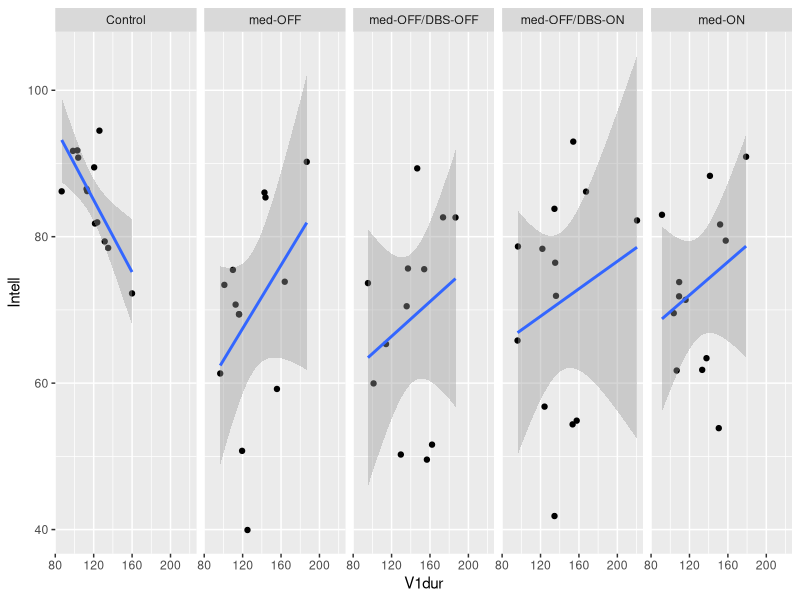
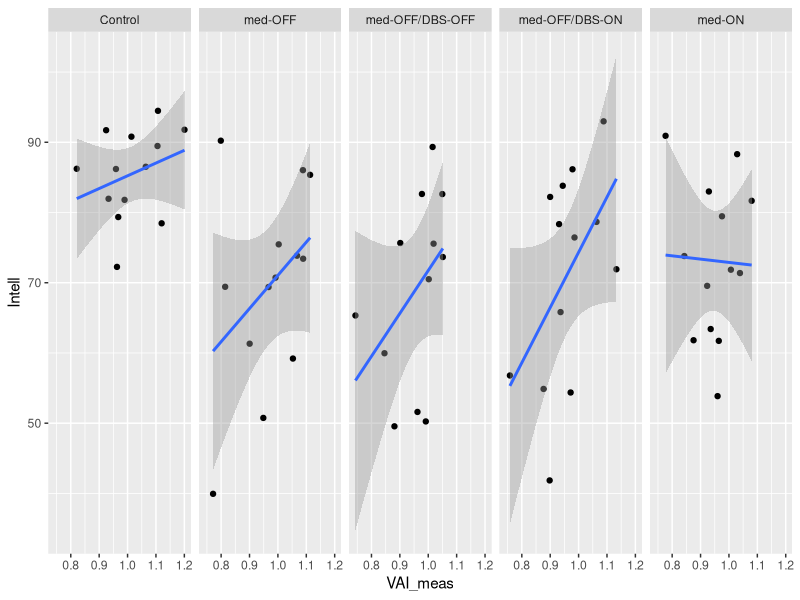
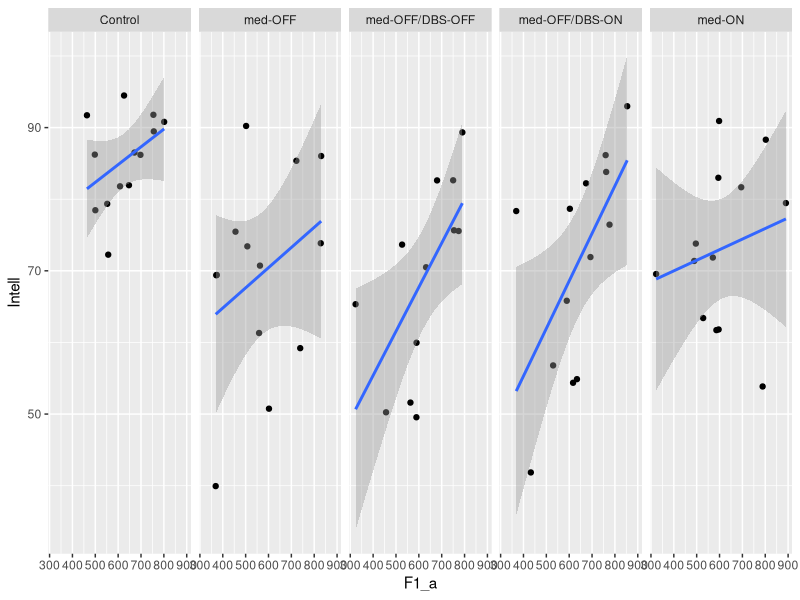
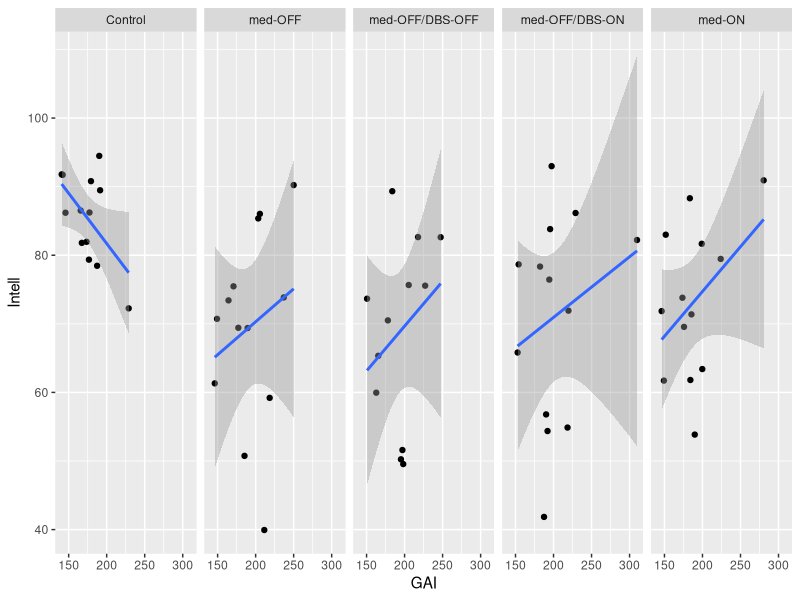
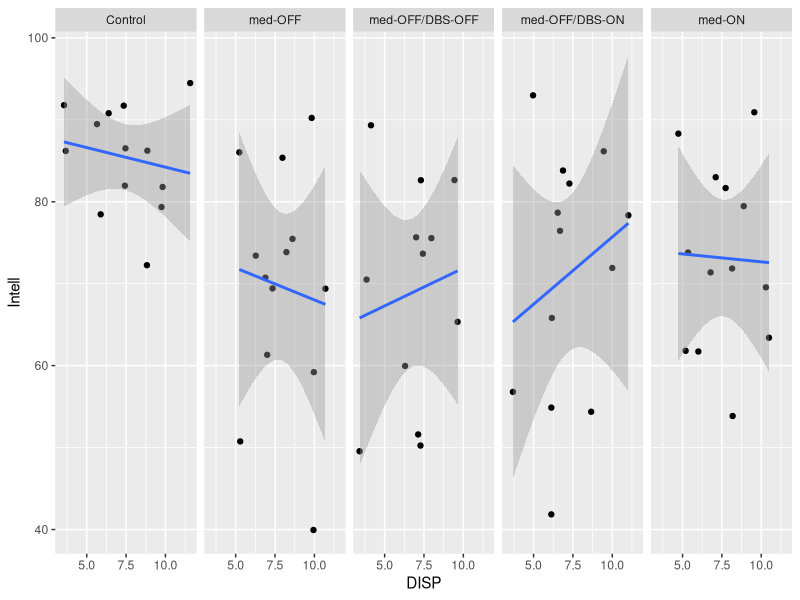
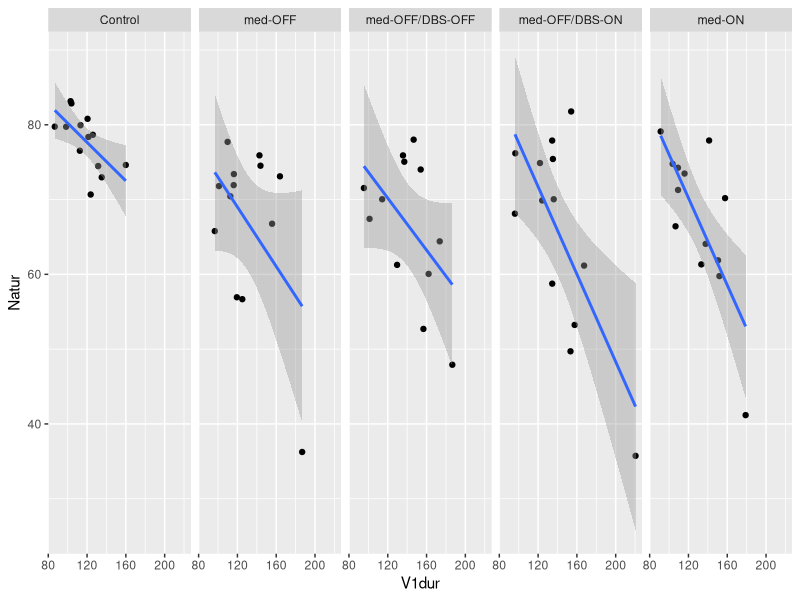
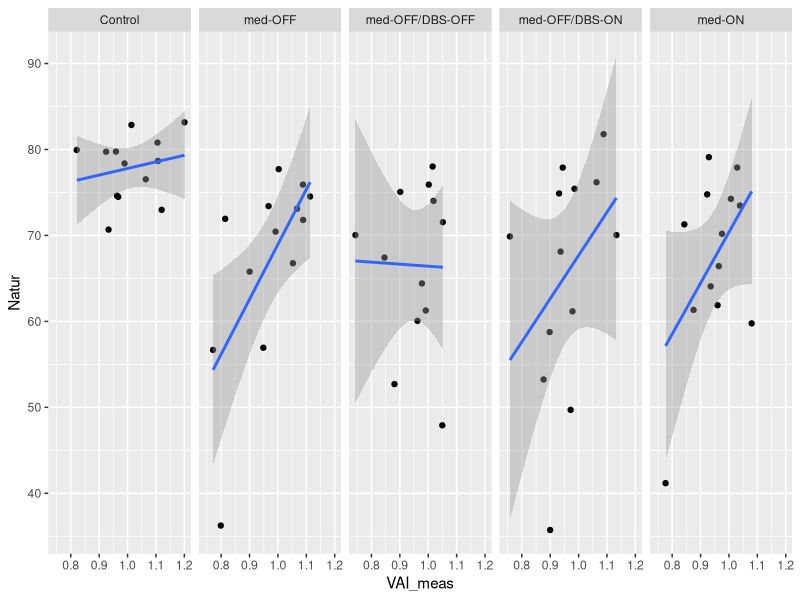
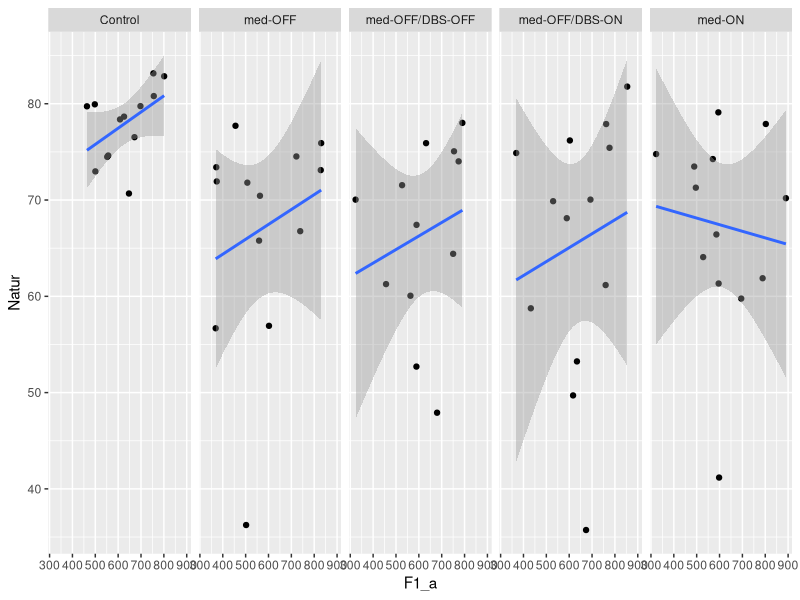

The R source for these figures, in order:
## ---- chunk 1
knitr::opts_chunk$set(echo = TRUE)
## ---- chunk 2
library(tidyverse)
library(ggplot2)
## ---- chunk 3
acoustic <- read_csv('../data/acoustics.csv')
artic <- read_csv('../data/articulation.csv')
VAI <- read_csv('../data/formants_VAI.csv')
ratings <- read_csv('../data/listener_ratings.csv')
LEDD <- read_delim('../data/LEDD.csv')

## ---- chunk 4

data_acoustic_avgs <-acoustic %>% 
  group_by(speaker, focus_con, med_con) %>% 
  summarise(Sylldur = mean(syll.dur, na.rm = T),
            V1dur = mean(V1.dur, na.rm = T))

data_artic_avgs <- artic %>% 
  group_by(speaker, focus_con, med_con) %>% 
  summarise(age = mean(age, na.rm = T),
            UPDRS = mean(UPDRS_total, na.rm = T),
            axial = mean(UPDRS_axial, na.rm = T),
            rigid = mean(UPDRS_rigidity, na.rm = T),
            brady = mean(UPDRS_brady, na.rm = T),
            PIGD = mean(UPDRS_PIGD, na.rm = T),
            
            VAS = mean(VAS, na.rm = T),
            BDI = mean(BDI, na.rm = T),
            PANDA = mean(PANDA, na.rm = T),
            MMST = mean(MMST, na.rm = T),
            
            GAI = mean(GAI_V1, na.rm = T),
            PVEL = mean(pvel_V1_abs, na.rm = T),
            DISP = mean(disp_V1_abs, na.rm = T),
            MMST = mean(MMST, na.rm = T))
## ---- chunk 5

VAI$med_con <- recode(VAI$med_con,
                          "CON" = "Control")

data_new1 <- inner_join(data_acoustic_avgs, VAI, by=c("speaker", "med_con", "focus_con"))
data_new2 <- merge(data_new1, data_artic_avgs, by=c("speaker", "med_con", "focus_con", "age", "VAS"))

data_new <- data_new2[ -c(8, 17:26)]

## ---- chunk 6

data_broad <- filter(data_new, focus_con %in% c('broad'))

colnames(ratings)[4] <- "speaker"
colnames(ratings)[3] <- "med_con"

ratings$med_con <- recode(ratings$med_con,
                          "CON" = "Control",
                          "medOFF" = "med-OFF",
                          "medON" = "med-ON",
                          "DBSOFF" = "med-OFF/DBS-OFF",
                          "DBSON" = "med-OFF/DBS-ON")

ratings_avgs <- ratings %>% 
  group_by(speaker, med_con) %>% 
  summarise(Intell = mean(Intell, na.rm = T),
            Natur = mean(Natural, na.rm = T))

data_broad_new <- merge(data_broad, ratings_avgs, by=c("speaker", "med_con"))

## ---- chunk 7

data_broad_CON <- filter(data_broad_new, med_con %in% c('Control'))
data_broad_medOFF <- filter(data_broad_new, med_con %in% c('med-OFF'))
data_broad_medON <- filter(data_broad_new, med_con %in% c('med-ON'))
data_broad_DBSON <- filter(data_broad_new, med_con %in% c('med-OFF/DBS-ON'))

## ---- chunk 8

ggplot(data_broad_new, aes(x=V1dur, y=Intell)) + 
  geom_point()+
  geom_smooth(method=lm)+
  facet_grid(.~med_con)

## ---- chunk 9

## Controls
shapiro.test(data_broad_CON$Intell) # p = 0.6589
shapiro.test(data_broad_CON$V1dur) # p = 0.9035

cor.test(data_broad_CON$Intell, data_broad_CON$V1dur, method = "pearson") ## r(11) = -0.71, p = 0.005784

## med-OFF
shapiro.test(data_broad_medOFF$Intell) # p = 0.6707
shapiro.test(data_broad_medOFF$V1dur) # p = 0.2911

cor.test(data_broad_medOFF$Intell, data_broad_medOFF$V1dur, method = "pearson") ## r(11) = 0.41, n.s.

## med-ON
shapiro.test(data_broad_medON$Intell) # p = 0.901
shapiro.test(data_broad_medON$V1dur) # p =  0.6339

cor.test(data_broad_medON$Intell, data_broad_medON$V1dur, method = "pearson") ## r(11) = 0.26, n.s.

## DBS-ON
shapiro.test(data_broad_DBSON$Intell) # p = 0.5078
shapiro.test(data_broad_DBSON$V1dur) # p =  0.1725

cor.test(data_broad_DBSON$Intell, data_broad_DBSON$V1dur, method = "pearson") ## r(11) = 0.20, n.s.
## ---- chunk 10

ggplot(data_broad_new, aes(x=VAI_meas, y=Intell)) + 
  geom_point()+
  geom_smooth(method=lm)+
  facet_grid(.~med_con)

## ---- chunk 11

## Controls
shapiro.test(data_broad_CON$Intell) # p = 0.6589
shapiro.test(data_broad_CON$VAI_meas) # p = 0.8711

cor.test(data_broad_CON$Intell, data_broad_CON$VAI_meas, method = "pearson") ## r(11) = 0.29, n.s.

## med-OFF
shapiro.test(data_broad_medOFF$Intell) # p = 0.6707
shapiro.test(data_broad_medOFF$VAI_meas) # p = 0.1916

cor.test(data_broad_medOFF$Intell, data_broad_medOFF$VAI_meas, method = "pearson") ## r(11) = 0.39, n.s.

## med-ON
shapiro.test(data_broad_medON$Intell) # p = 0.901
shapiro.test(data_broad_medON$VAI_meas) # p = 0.9495

cor.test(data_broad_medON$Intell, data_broad_medON$VAI_meas, method = "pearson") ## r(11) = -0.04, n.s.

## DBS-ON
shapiro.test(data_broad_DBSON$Intell) # p = 0.5078
shapiro.test(data_broad_DBSON$VAI_meas) # p = 0.8099

cor.test(data_broad_DBSON$Intell, data_broad_DBSON$VAI_meas, method = "pearson") ## r(11) = 0.51, n.s.
## ---- chunk 12

ggplot(data_broad_new, aes(x=F1_a, y=Intell)) + 
  geom_point()+
  geom_smooth(method=lm)+
  facet_grid(.~med_con)

## ---- chunk 13

## Controls
shapiro.test(data_broad_CON$Intell) # p = 0.6589
shapiro.test(data_broad_CON$F1_a) # p = 0.738

cor.test(data_broad_CON$Intell, data_broad_CON$F1_a, method = "pearson") ## r(11) = 0.42, n.s.

## med-OFF
shapiro.test(data_broad_medOFF$Intell) # p = 0.6707
shapiro.test(data_broad_medOFF$F1_a) # p = 0.2011

cor.test(data_broad_medOFF$Intell, data_broad_medOFF$F1_a, method = "pearson") ## r(11) = 0.33, n.s.

## med-ON
shapiro.test(data_broad_medON$Intell) # p = 0.901
shapiro.test(data_broad_medON$F1_a) # p =  0.6268

cor.test(data_broad_medON$Intell, data_broad_medON$F1_a, method = "pearson") ## r(11) = 0.20, n.s.

## DBS-ON
shapiro.test(data_broad_DBSON$Intell) # p = 0.5078
shapiro.test(data_broad_DBSON$F1_a) # p = 0.8548

cor.test(data_broad_DBSON$Intell, data_broad_DBSON$F1_a, method = "pearson") ## r(11) = 0.61, p = 0.02776
## ---- chunk 14

ggplot(data_broad_new, aes(x=GAI, y=Intell)) + 
  geom_point()+
  geom_smooth(method=lm)+
  facet_grid(.~med_con)

## ---- chunk 15

## Controls
shapiro.test(data_broad_CON$Intell) # p = 0.6589
shapiro.test(data_broad_CON$GAI) # p = 0.2974

cor.test(data_broad_CON$Intell, data_broad_CON$GAI, method = "pearson") ## r(11) = -0.55, n.s.

## med-OFF
shapiro.test(data_broad_medOFF$Intell) # p = 0.6707
shapiro.test(data_broad_medOFF$GAI) # p = 0.9314

cor.test(data_broad_medOFF$Intell, data_broad_medOFF$GAI, method = "pearson") ## r(11) = 0.22, n.s.

## med-ON
shapiro.test(data_broad_medON$Intell) # p = 0.901
shapiro.test(data_broad_medON$GAI) # p = 0.04856

cor.test(data_broad_medON$Intell, data_broad_medON$GAI, method = "pearson") ## r(11) = 0.41, n.s.

## DBS-ON
shapiro.test(data_broad_DBSON$Intell) # p = 0.5078
shapiro.test(data_broad_DBSON$GAI) # p =  0.0162

cor.test(data_broad_DBSON$Intell, data_broad_DBSON$GAI, method = "spearman") ## r(11) = 0.38, n.s.
## ---- chunk 16

ggplot(data_broad_new, aes(x=DISP, y=Intell)) + 
  geom_point()+
  geom_smooth(method=lm)+
  facet_grid(.~med_con)

## ---- chunk 17

## Controls
shapiro.test(data_broad_CON$Intell) # p = 0.6589
shapiro.test(data_broad_CON$DISP) # p =0.8572

cor.test(data_broad_CON$Intell, data_broad_CON$DISP, method = "pearson") ## r(11) = -0.18, n.s.

## med-OFF
shapiro.test(data_broad_medOFF$Intell) # p = 0.6707
shapiro.test(data_broad_medOFF$DISP) # p = 0.533

cor.test(data_broad_medOFF$Intell, data_broad_medOFF$DISP, method = "pearson") ## r(11) = -0.10, n.s.

## med-ON
shapiro.test(data_broad_medON$Intell) # p = 0.901
shapiro.test(data_broad_medON$DISP) # p = 0.6523

cor.test(data_broad_medON$Intell, data_broad_medON$DISP, method = "pearson") ## r(11) = -0.03, n.s.

## DBS-ON
shapiro.test(data_broad_DBSON$Intell) # p = 0.5078
shapiro.test(data_broad_DBSON$DISP) # p = 0.6201

cor.test(data_broad_DBSON$Intell, data_broad_DBSON$DISP, method = "pearson") ## r(11) = 0.22, n.s.
## ---- chunk 18

ggplot(data_broad_new, aes(x=V1dur, y=Natur)) + 
  geom_point()+
  geom_smooth(method=lm)+
  facet_grid(.~med_con)

## ---- chunk 19

## Controls
shapiro.test(data_broad_CON$Natur) # p = 0.6193
shapiro.test(data_broad_CON$V1dur) # p = 0.9035

cor.test(data_broad_CON$Natur, data_broad_CON$V1dur, method = "pearson") ## r(11) = -0.63, p = 0.02011

## med-OFF
shapiro.test(data_broad_medOFF$Natur) # p = 0.005287
shapiro.test(data_broad_medOFF$V1dur) # p = 0.2911

cor.test(data_broad_medOFF$Natur, data_broad_medOFF$V1dur, method = "spearman") ## r(11) = -0.14, n.s.

## med-ON
shapiro.test(data_broad_medON$Natur) # p = 0.07829
shapiro.test(data_broad_medON$V1dur) # p =  0.6339

cor.test(data_broad_medON$Natur, data_broad_medON$V1dur, method = "pearson") ## r(11) = -0.74, p = 0.003535

## DBS-ON
shapiro.test(data_broad_DBSON$Natur) # p = 0.2251
shapiro.test(data_broad_DBSON$V1dur) # p = 0.1725

cor.test(data_broad_DBSON$Natur, data_broad_DBSON$V1dur, method = "pearson") ## r(11) = -0.71, p = 0.006716
## ---- chunk 20

ggplot(data_broad_new, aes(x=VAI_meas, y=Natur)) + 
  geom_point()+
  geom_smooth(method=lm)+
  facet_grid(.~med_con)

## ---- chunk 21

## Controls
shapiro.test(data_broad_CON$Natur) # p = 0.6193
shapiro.test(data_broad_CON$VAI_meas) # p = 0.8711

cor.test(data_broad_CON$Natur, data_broad_CON$VAI_meas, method = "pearson") ## r(11) = 0.21, n.s.

## med-OFF
shapiro.test(data_broad_medOFF$Natur) # p = 0.005287
shapiro.test(data_broad_medOFF$VAI_meas) # p = 0.1916

cor.test(data_broad_medOFF$Natur, data_broad_medOFF$VAI_meas, method = "spearman") ## r(11) = 0.67, n.s.

## med-ON
shapiro.test(data_broad_medON$Natur) # p = 0.07829
shapiro.test(data_broad_medON$VAI_meas) # p = 0.9495

cor.test(data_broad_medON$Natur, data_broad_medON$VAI_meas, method = "pearson") ## r(11) = 0.49, n.s.

## DBS-ON
shapiro.test(data_broad_DBSON$Natur) # p = 0.2251
shapiro.test(data_broad_DBSON$VAI_meas) # p = 0.8099

cor.test(data_broad_DBSON$Natur, data_broad_DBSON$VAI_meas, method = "pearson") ## r(11) = 0.37, n.s.
## ---- chunk 22

ggplot(data_broad_new, aes(x=F1_a, y=Natur)) + 
  geom_point()+
  geom_smooth(method=lm)+
  facet_grid(.~med_con)

## ---- chunk 23

## Controls
shapiro.test(data_broad_CON$Natur) # p = 0.6193
shapiro.test(data_broad_CON$F1_a) # p = 0.738

cor.test(data_broad_CON$Natur, data_broad_CON$F1_a, method = "pearson") ## r(11) = 0.48, n.s.

## med-OFF
shapiro.test(data_broad_medOFF$Natur) # p = 0.005287
shapiro.test(data_broad_medOFF$F1_a) # p = 0.2011

cor.test(data_broad_medOFF$Natur, data_broad_medOFF$F1_a, method = "spearman") ## r(11) = 0.22, n.s.

## med-ON
shapiro.test(data_broad_medON$Natur) # p = 0.07829
shapiro.test(data_broad_medON$F1_a) # p = 0.6268

cor.test(data_broad_medON$Natur, data_broad_medON$F1_a, method = "pearson") ## r(11) = -0.10, n.s.

## DBS-ON
shapiro.test(data_broad_DBSON$Natur) # p = 0.2251
shapiro.test(data_broad_DBSON$F1_a) # p = 0.8548

cor.test(data_broad_DBSON$Natur, data_broad_DBSON$F1_a, method = "pearson") ## r(11) = 0.15, n.s.
## ---- chunk 24

ggplot(data_broad_new, aes(x=GAI, y=Natur)) + 
  geom_point()+
  geom_smooth(method=lm)+
  facet_grid(.~med_con)

## ---- chunk 25

## Controls
shapiro.test(data_broad_CON$Natur) # p = 0.6193
shapiro.test(data_broad_CON$GAI) # p = 0.2974

cor.test(data_broad_CON$Natur, data_broad_CON$GAI, method = "pearson") ## r(11) = -0.40, n.s.

## med-OFF
shapiro.test(data_broad_medOFF$Natur) # p = 0.005287
shapiro.test(data_broad_medOFF$GAI) # p = 0.9314

cor.test(data_broad_medOFF$Natur, data_broad_medOFF$GAI, method = "spearman") ## r(11) = 0.15, n.s.

## med-ON
shapiro.test(data_broad_medON$Natur) # p = 0.07829
shapiro.test(data_broad_medON$GAI) # p = 0.04856

cor.test(data_broad_medON$Natur, data_broad_medON$GAI, method = "pearson") ## r(11) = -0.77, p = 0.002103

## DBS-ON
shapiro.test(data_broad_DBSON$Natur) # p = 0.2251
shapiro.test(data_broad_DBSON$GAI) # p = 0.0162

cor.test(data_broad_DBSON$Natur, data_broad_DBSON$GAI, method = "spearman") ## r(11) = -0.25, n.s.
## ---- chunk 26

ggplot(data_broad_new, aes(x=DISP, y=Natur)) + 
  geom_point()+
  geom_smooth(method=lm)+
  facet_grid(.~med_con)

## ---- chunk 27

## Controls
shapiro.test(data_broad_CON$Natur) # p = 0.6193
shapiro.test(data_broad_CON$DISP) # p =0.8572

cor.test(data_broad_CON$Natur, data_broad_CON$DISP, method = "pearson") ## r(11) = -0.33, n.s.

## med-OFF
shapiro.test(data_broad_medOFF$Natur) # p = 0.005287
shapiro.test(data_broad_medOFF$DISP) # p = 0.533

cor.test(data_broad_medOFF$Natur, data_broad_medOFF$DISP, method = "spearman") ## r(11) = -0.10, n.s.

## med-ON
shapiro.test(data_broad_medON$Natur) # p = 0.07829
shapiro.test(data_broad_medON$DISP) # p = 0.6523

cor.test(data_broad_medON$Natur, data_broad_medON$DISP, method = "pearson") ## r(11) = -0.31, n.s.

## DBS-ON
shapiro.test(data_broad_DBSON$Natur) # p = 0.2251
shapiro.test(data_broad_DBSON$DISP) # p = 0.6201

cor.test(data_broad_DBSON$Natur, data_broad_DBSON$DISP, method = "pearson") ## r(11) = -0.11, n.s.
## ---- chunk 28

data_CON <- filter(data_new, med_con %in% c('Control'))
data_medOFF <- filter(data_new, med_con %in% c('med-OFF'))
data_medON <- filter(data_new, med_con %in% c('med-ON'))
data_DBSON <- filter(data_new, med_con %in% c('med-OFF/DBS-ON'))

## ---- chunk 29

ggplot(data_new, aes(x=V1dur, y=GAI)) + 
  geom_point()+
  geom_smooth(method=lm)+
  facet_grid(.~med_con)

## ---- chunk 30


## med-OFF
shapiro.test(data_medOFF$GAI) # p = 0.1508
shapiro.test(data_medOFF$V1dur) # p =  0.07116

cor.test(data_medOFF$GAI, data_medOFF$V1dur, method = "pearson") ## r(37) = 0.90, p < .001

## med-ON
shapiro.test(data_medON$GAI) # p = 5.182e-05
shapiro.test(data_medON$V1dur) # p = 0.8247

cor.test(data_medON$GAI, data_medON$V1dur, method = "spearman") ## r(37) = 0.87, p < .001

## DBS-ON
shapiro.test(data_DBSON$GAI) # p = 0.0004434
shapiro.test(data_DBSON$V1dur) # p = 0.05746

cor.test(data_DBSON$GAI, data_DBSON$V1dur, method = "spearman") ## r(37) = 0.87, p < .001
## ---- chunk 31

ggplot(data_new, aes(x=VAI_meas, y=UPDRS)) + 
  geom_point()+
  geom_smooth(method=lm)+
  facet_grid(.~med_con)

## ---- chunk 32


## med-OFF
shapiro.test(data_medOFF$VAI_meas) # p = 0.0165
shapiro.test(data_medOFF$UPDRS) # p = 0.0153

cor.test(data_medOFF$VAI_meas, data_medOFF$UPDRS, method = "spearman") ## r(37) = -0.38, p = 0.01662

## med-ON
shapiro.test(data_medON$VAI_meas) # p = 0.8574
shapiro.test(data_medON$UPDRS) # p = 0.004

cor.test(data_medON$VAI_meas, data_medON$UPDRS, method = "spearman") ## r(37) = -0.25, n.s.

## DBS-ON
shapiro.test(data_DBSON$VAI_meas) # p = 0.8184
shapiro.test(data_DBSON$UPDRS) # p = 0.006692

cor.test(data_DBSON$VAI_meas, data_DBSON$UPDRS, method = "spearman") ## r(37) = -0.22, n.s.
## ---- chunk 33

ggplot(data_new, aes(x=VAI_meas, y=axial)) + 
  geom_point()+
  geom_smooth(method=lm)+
  facet_grid(.~med_con)

## ---- chunk 34


## med-OFF
shapiro.test(data_medOFF$VAI_meas) # p = 0.0165
shapiro.test(data_medOFF$axial) # p = 1.661e-07

cor.test(data_medOFF$VAI_meas, data_medOFF$axial, method = "spearman") ## r(37) = -0.59, p = 7.198e-05

## med-ON
shapiro.test(data_medON$VAI_meas) # p = 0.8574
shapiro.test(data_medON$axial) # p = 9.958e-08

cor.test(data_medON$VAI_meas, data_medON$axial, method = "spearman") ## r(37) = -0.15, n.s.

## DBS-ON
shapiro.test(data_DBSON$VAI_meas) # p = 0.8184
shapiro.test(data_DBSON$axial) # p = 0.003841

cor.test(data_DBSON$VAI_meas, data_DBSON$axial, method = "spearman") ## r(37) = -0.29, n.s.
## ---- chunk 35

ggplot(data_new, aes(x=VAI_meas, y=brady)) + 
  geom_point()+
  geom_smooth(method=lm)+
  facet_grid(.~med_con)

## ---- chunk 36


## med-OFF
shapiro.test(data_medOFF$VAI_meas) # p = 0.0165
shapiro.test(data_medOFF$brady) # p = 0.00371

cor.test(data_medOFF$VAI_meas, data_medOFF$brady, method = "spearman") ## r(37) = -0.39, p = 0.01534

## med-ON
shapiro.test(data_medON$VAI_meas) # p = 0.8574
shapiro.test(data_medON$brady) # p =  0.001562

cor.test(data_medON$VAI_meas, data_medON$brady, method = "spearman") ## r(37) = -0.04, n.s.

## DBS-ON
shapiro.test(data_DBSON$VAI_meas) # p = 0.8184
shapiro.test(data_DBSON$brady) # p = 0.0001026


cor.test(data_DBSON$VAI_meas, data_DBSON$brady, method = "spearman") ## r(37) = -0.15, n.s.
## ---- chunk 37

ggplot(data_new, aes(x=VAI_meas, y=PIGD)) + 
  geom_point()+
  geom_smooth(method=lm)+
  facet_grid(.~med_con)

## ---- chunk 38


## med-OFF
shapiro.test(data_medOFF$VAI_meas) # p = 0.0165
shapiro.test(data_medOFF$PIGD) # p =  8.088e-07

cor.test(data_medOFF$VAI_meas, data_medOFF$PIGD, method = "spearman") ## r(37) = -0.55, p = 0.0002896

## med-ON
shapiro.test(data_medON$VAI_meas) # p = 0.8574
shapiro.test(data_medON$PIGD) # p = 4.312e-07

cor.test(data_medON$VAI_meas, data_medON$PIGD, method = "spearman") ## r(37) = -0.21, n.s.

## DBS-ON
shapiro.test(data_DBSON$VAI_meas) # p = 0.8184
shapiro.test(data_DBSON$PIGD) # p = 0.000613

cor.test(data_DBSON$VAI_meas, data_DBSON$PIGD, method = "spearman") ## r(37) = -0.33, p = 0.04325
## ---- chunk 39

ggplot(data_new, aes(x=GAI, y=axial)) + 
  geom_point()+
  geom_smooth(method=lm)+
  facet_grid(.~med_con)

## ---- chunk 40


## med-OFF
shapiro.test(data_medOFF$GAI) # p = 0.1508
shapiro.test(data_medOFF$axial) # p = 1.661e-07

cor.test(data_medOFF$GAI, data_medOFF$axial, method = "spearman") ## r(37) = -0.04, p = n.s.

## med-ON
shapiro.test(data_medON$GAI) # p = 5.182e-05
shapiro.test(data_medON$axial) # p = 9.958e-08

cor.test(data_medON$GAI, data_medON$axial, method = "spearman") ## r(37) = -0.39, p = 0.0146

## DBS-ON
shapiro.test(data_DBSON$GAI) # p = 0.0004434
shapiro.test(data_DBSON$axial) # p = 0.003841

cor.test(data_DBSON$GAI, data_DBSON$axial, method = "spearman") ## r(37) = -0.03, n.s.
## ---- chunk 41

ggplot(data_new, aes(x=DISP, y=axial)) + 
  geom_point()+
  geom_smooth(method=lm)+
  facet_grid(.~med_con)

## ---- chunk 42


## med-OFF
shapiro.test(data_medOFF$DISP) # p = 0.2773
shapiro.test(data_medOFF$axial) # p = 1.661e-07

cor.test(data_medOFF$DISP, data_medOFF$axial, method = "spearman") ## r(37) = 0.32, p = 0.04804

## med-ON
shapiro.test(data_medON$DISP) # p = 0.5438
shapiro.test(data_medON$axial) # p = 9.958e-08

cor.test(data_medON$DISP, data_medON$axial, method = "spearman") ## r(37) = -0.06, n.s.

## DBS-ON
shapiro.test(data_DBSON$DISP) # p = 0.1795
shapiro.test(data_DBSON$axial) # p = 0.003841

cor.test(data_DBSON$DISP, data_DBSON$axial, method = "spearman") ## r(37) = -0.02, n.s.
## ---- chunk 43

ggplot(data_new, aes(x=PVEL, y=axial)) + 
  geom_point()+
  geom_smooth(method=lm)+
  facet_grid(.~med_con)

## ---- chunk 44


## med-OFF
shapiro.test(data_medOFF$PVEL) # p = 0.2395
shapiro.test(data_medOFF$axial) # p = 1.661e-07

cor.test(data_medOFF$PVEL, data_medOFF$axial, method = "spearman") ## r(37) = 0.43, p =  0.006678

## med-ON
shapiro.test(data_medON$PVEL) # p = 0.308
shapiro.test(data_medON$axial) # p = 9.958e-08

cor.test(data_medON$PVEL, data_medON$axial, method = "spearman") ## r(37) = 0.22, n.s.

## DBS-ON
shapiro.test(data_DBSON$PVEL) # p = 0.4773
shapiro.test(data_DBSON$axial) # p = 0.003841

cor.test(data_DBSON$PVEL, data_DBSON$axial, method = "spearman") ## r(37) = 0.05, n.s.
## ---- chunk 45

ggplot(data_new, aes(x=V1dur, y=VAS)) + 
  geom_point()+
  geom_smooth(method=lm)+
  facet_grid(.~med_con)

## ---- chunk 46


## med-OFF
shapiro.test(data_medOFF$V1dur) # p = 0.07116
shapiro.test(data_medOFF$VAS) # p = 0.008463

cor.test(data_medOFF$V1dur, data_medOFF$VAS, method = "spearman") ## r(37) = 0.42, p = 0.007857

## med-ON
shapiro.test(data_medON$V1dur) # p = 0.8247
shapiro.test(data_medON$VAS) # p = 5.054e-05

cor.test(data_medON$V1dur, data_medON$VAS, method = "spearman") ## r(37) = 0.43, p = 0.006156

## DBS-ON
shapiro.test(data_DBSON$V1dur) # p = 0.05746
shapiro.test(data_DBSON$VAS) # p = 0.0002832

cor.test(data_DBSON$V1dur, data_DBSON$VAS, method = "spearman") ## r(37) = 0.56, p = 0.0002047
## ---- chunk 47

ggplot(data_new, aes(x=VAI_meas, y=VAS)) + 
  geom_point()+
  geom_smooth(method=lm)+
  facet_grid(.~med_con)

## ---- chunk 48


## med-OFF
shapiro.test(data_medOFF$VAI_meas) # p = 0.0165
shapiro.test(data_medOFF$VAS) # p = 0.008463

cor.test(data_medOFF$VAI_meas, data_medOFF$VAS, method = "spearman") ## r(37) = 0.07, n.s.

## med-ON
shapiro.test(data_medON$VAI_meas) # p = 0.8574
shapiro.test(data_medON$VAS) # p = 5.054e-05

cor.test(data_medON$VAI_meas, data_medON$VAS, method = "spearman") ## r(37) = 0.17, n.s.

## DBS-ON
shapiro.test(data_DBSON$VAI_meas) # p = 0.8184
shapiro.test(data_DBSON$VAS) # p =0.0002832

cor.test(data_DBSON$VAI_meas, data_DBSON$VAS, method = "spearman") ## r(37) = 0.37, p = 0.02161
## ---- chunk 49

ggplot(data_new, aes(x=GAI, y=VAS)) + 
  geom_point()+
  geom_smooth(method=lm)+
  facet_grid(.~med_con)

## ---- chunk 50

## med-OFF
shapiro.test(data_medOFF$GAI) # p = 0.1508
shapiro.test(data_medOFF$VAS) # p = 0.008463

cor.test(data_medOFF$GAI, data_medOFF$VAS, method = "spearman") ## r(37) = 0.17, n.s.

## med-ON
shapiro.test(data_medON$GAI) # p = 5.182e-05
shapiro.test(data_medON$VAS) # p = 5.054e-05

cor.test(data_medON$GAI, data_medON$VAS, method = "spearman") ## r(37) = 0.25, n.s.

## DBS-ON
shapiro.test(data_DBSON$GAI) # p = 0.0004434
shapiro.test(data_DBSON$VAS) # p = 0.0002832

cor.test(data_DBSON$GAI, data_DBSON$VAS, method = "spearman") ## r(37) = 0.61, p = 3.363e-05
## ---- chunk 51

ggplot(data_new, aes(x=UPDRS, y=VAS)) + 
  geom_point()+
  geom_smooth(method=lm)+
  facet_grid(.~med_con)

## ---- chunk 52


## med-OFF
shapiro.test(data_medOFF$UPDRS) # p = 0.0153
shapiro.test(data_medOFF$VAS) # p = 0.008463

cor.test(data_medOFF$UPDRS, data_medOFF$VAS, method = "spearman") ## r(37) = -0.16, n.s.

## med-ON
shapiro.test(data_medON$UPDRS) # p = 0.004
shapiro.test(data_medON$VAS) # p = 5.054e-05

cor.test(data_medON$UPDRS, data_medON$VAS, method = "spearman") ## r(37) = -0.17, n.s.

## DBS-ON
shapiro.test(data_DBSON$UPDRS) # p = 0.006692
shapiro.test(data_DBSON$VAS) # p = 0.0002832

cor.test(data_DBSON$UPDRS, data_DBSON$VAS, method = "spearman") ## r(37) = -0.58, p = 0.0001219
## ---- chunk 53

ggplot(data_new, aes(x=axial, y=VAS)) + 
  geom_point()+
  geom_smooth(method=lm)+
  facet_grid(.~med_con)

## ---- chunk 54


## med-OFF
shapiro.test(data_medOFF$axial) # p = 1.661e-07
shapiro.test(data_medOFF$VAS) # p = 0.008463

cor.test(data_medOFF$axial, data_medOFF$VAS, method = "spearman") ## r(37) = -0.04, n.s.

## med-ON
shapiro.test(data_medON$axial) # p = 9.958e-08
shapiro.test(data_medON$VAS) # p = 5.054e-05

cor.test(data_medON$axial, data_medON$VAS, method = "spearman") ## r(37) = -0.28, n.s.

## DBS-ON
shapiro.test(data_DBSON$axial) # p = 0.003841
shapiro.test(data_DBSON$VAS) # p = 0.0002832

cor.test(data_DBSON$axial, data_DBSON$VAS, method = "spearman") ## r(37) = -0.43, p = 0.005977
## ---- chunk 55

data_PD <- filter(data_new, med_con != c('Control'))
data_PD <- merge(data_PD, LEDD, by="speaker")

data_medOFF <-  filter(data_PD, med_con %in% c('med-OFF'))
data_DBSOFF <-  filter(data_PD, med_con %in% c('med-OFF/DBS-OFF'))

## ---- chunk 56

medOFF_avgs <- data_medOFF %>% 
  group_by(speaker) %>% 
  summarise(UPDRS_medOFF = mean(UPDRS, na.rm = T),
            axial_medOFF = mean(axial, na.rm = T),
            rigid_medOFF = mean(rigid, na.rm = T),
            brady_medOFF = mean(brady, na.rm = T),
            PIGD_medOFF = mean(PIGD, na.rm = T),
            
            GAI_medOFF = mean(GAI, na.rm = T),
            PVEL_medOFF = mean(PVEL, na.rm = T),
            DISP_medOFF = mean(DISP, na.rm = T),

            LEDD_medOFF = mean(LEDD_preop, na.rm = T),
            agonists_medOFF = mean(Agonists_preop, na.rm = T),
            time_agonist_medOFF = mean(last_agonist_preop, na.rm = T),
            time_visits = mean(Time_preop_postop))

DBSOFF_avgs <- data_DBSOFF  %>% 
  group_by(speaker) %>% 
  summarise(UPDRS_DBSOFF = mean(UPDRS, na.rm = T),
            axial_DBSOFF = mean(axial, na.rm = T),
            rigid_DBSOFF = mean(rigid, na.rm = T),
            brady_DBSOFF = mean(brady, na.rm = T),
            PIGD_DBSOFF = mean(PIGD, na.rm = T),
            
            GAI_DBSOFF = mean(GAI, na.rm = T),
            PVEL_DBSOFF = mean(PVEL, na.rm = T),
            DISP_DBSOFF = mean(DISP, na.rm = T),
            
            LEDD_DBSOFF = mean(LEDD_postop, na.rm = T),
            agonists_DBSOFF = mean(Agonists_postop, na.rm = T),
            time_agonist_DBSOFF = mean(last_agonist_postop, na.rm = T))

data_change <- inner_join(medOFF_avgs, DBSOFF_avgs, by= c("speaker"))

## ---- chunk 57

data_change$UPDRS_abs <- (data_change$UPDRS_medOFF - data_change$UPDRS_DBSOFF) * -1
data_change$UPDRS_perc <- (data_change$UPDRS_medOFF - data_change$UPDRS_DBSOFF)/data_change$UPDRS_medOFF * 100

data_change$axial_abs <- (data_change$axial_medOFF - data_change$axial_DBSOFF) * -1
data_change$axial_perc <- (data_change$axial_medOFF - data_change$axial_DBSOFF)/data_change$axial_medOFF * 100

data_change$brady_abs <- (data_change$brady_medOFF - data_change$brady_DBSOFF) * -1
data_change$brady_perc <- (data_change$brady_medOFF - data_change$brady_DBSOFF)/data_change$brady_medOFF * 100

data_change$PIGD_abs <- (data_change$PIGD_medOFF - data_change$PIGD_DBSOFF) * -1
data_change$PIGD_perc <- (data_change$PIGD_medOFF - data_change$PIGD_DBSOFF)/data_change$PIGD_medOFF * 100

data_change$DISP_abs <- (data_change$DISP_medOFF - data_change$DISP_DBSOFF) * -1
data_change$DISP_perc <- (data_change$DISP_medOFF - data_change$DISP_DBSOFF)/data_change$DISP_medOFF * 100

data_change$PVEL_abs <- (data_change$PVEL_medOFF - data_change$PVEL_DBSOFF) * -1
data_change$PVEL_perc <- (data_change$PVEL_medOFF - data_change$PVEL_DBSOFF)/data_change$PVEL_medOFF * 100

data_change$LEDD_abs <- (data_change$LEDD_medOFF - data_change$LEDD_DBSOFF) * -1
data_change$LEDD_perc <- (data_change$LEDD_medOFF - data_change$LEDD_DBSOFF)/data_change$LEDD_medOFF * 100

data_change$agonists_abs <- (data_change$agonists_medOFF - data_change$agonists_DBSOFF) * -1
data_change$agonists_perc <- (data_change$agonists_medOFF - data_change$agonists_DBSOFF)/data_change$agonists_medOFF * 100

## ---- chunk 58

ggplot(data_change, aes(x=time_visits, y=UPDRS_abs))+
  geom_hline(yintercept=0, linetype="dashed", color = "gray", size=1)+
  geom_point(size = 5)+
  geom_smooth(method=lm, se=FALSE, size = 2)+
  geom_text(aes(label = speaker), vjust = -.9, size = 6)+
  annotate("text", x = 16, y = 16, label = "r = -0.58, p = 0.047", size = 9, color = "darkgray")+
  theme_classic() +
  ylab("Absolute change of UPDRS scores")+
  xlab("Time (in months)")+
  ylim(-12,20)+
  theme(axis.text.x = element_text(size = 18),
        axis.text.y = element_text(size = 18)) +
  theme(axis.ticks.x = element_blank(), 
        axis.ticks.y = element_blank())+
  theme(axis.title.y = element_text(face = 'bold', size = 18, margin = margin(r = 12)))+
  theme(axis.title.x = element_text(face = 'bold', size = 18, margin = margin(t = 20)))

shapiro.test(data_change$time_visits) # p = 0.06089
shapiro.test(data_change$UPDRS_abs) # p = 0.4317

## TIME since first visit and absolute UPDRS change 
cor.test(data_change$time_visits, data_change$UPDRS_abs, method = "pearson") #  r = 0.5813031, p-value = 0.04744

## ---- chunk 59

ggplot(data_change, aes(x=agonists_perc, y=DISP_perc)) + 
  geom_point()+
  geom_smooth(method=lm)

shapiro.test(data_change$agonists_perc) # p = 0.1761
shapiro.test(data_change$DISP_perc) # p = 0.5628

cor.test(data_change$DISP_perc, data_change$agonists_perc, method = "pearson") ## r = -0.25, n.s.

## ---- chunk 60

ggplot(data_change, aes(x=UPDRS_abs, y=DISP_abs)) + 
  geom_point()+
  geom_smooth(method=lm)+
    geom_text(aes(label = speaker), vjust = -.9, size = 6)

shapiro.test(data_change$UPDRS_perc) # p = 0.1191
shapiro.test(data_change$DISP_perc) # p = 0.5628

cor.test(data_change$DISP_perc, data_change$UPDRS_perc, method = "pearson") ## r = 0.47, n.s.

## ---- chunk 61

ggplot(data_change, aes(x=axial_perc, y=DISP_perc)) + 
  geom_point()+
  geom_smooth(method=lm)

shapiro.test(data_change$axial_perc) # p = 0.001338
shapiro.test(data_change$DISP_perc) # p = 0.5628

cor.test(data_change$DISP_perc, data_change$axial_perc, method = "spearman") ## r = -0.16, n.s.

